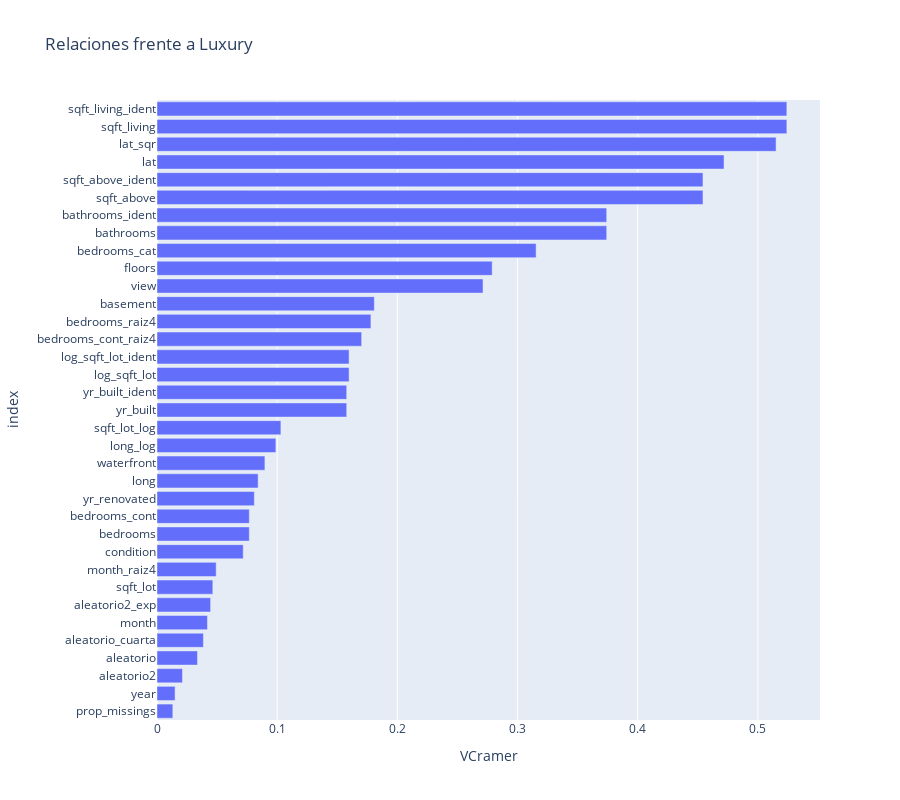

Notebook code cell kept with this figure:
### Code cell
# Generar input con transformaciones
imput_transf = imputDep.join(transf_cramer)

# Aplicar la función al input completo contra la variable objetivo
tablaCramer = pd.DataFrame(imput_transf.apply(lambda x: cramers_v(x, varObjBin)), columns=['VCramer'])

# Obtener el gráfico de importancia de las variables frente a la objetivo continua según vcramer
import plotly.express as px
fig = px.bar(tablaCramer, x=tablaCramer.VCramer, title='Relaciones frente a Luxury')

# Ajustar la altura de la imagen
fig.update_yaxes(categoryorder="total ascending")
fig.update_layout(height=800)  # Cambia el valor de 800 a la altura deseada

# Mostrar el gráfico
fig.show()

### Figure 1 — Plotly figure (JSON) as saved in the notebook; plotly's stock layout.template omitted (floating-point values rounded to 4 significant figures)
{"data": [{"alignmentgroup": "True", "hovertemplate": "VCramer=%{x}<br>index=%{y}<extra></extra>", "legendgroup": "", "marker": {"color": "#636efa", "pattern": {"shape": ""}}, "name": "", "offsetgroup": "", "orientation": "h", "showlegend": false, "textposition": "auto", "type": "bar", "x": [0.04199, 0.0768, 0.3742, 0.5241, 0.04644, 0.4543, 0.1578, 0.4718, 0.08416, 0.0768, 0.1598, 0.01317, 0.01504, 0.2789, 0.0898, 0.2713, 0.07174, 0.1809, 0.081, 0.3155, 0.03369, 0.02118, 0.04925, 0.178, 0.3742, 0.5241, 0.1031, 0.4543, 0.1578, 0.5151, 0.09893, 0.1703, 0.1598, 0.0386, 0.0446], "xaxis": "x", "y": ["month", "bedrooms", "bathrooms", "sqft_living", "sqft_lot", "sqft_above", "yr_built", "lat", "long", "bedrooms_cont", "log_sqft_lot", "prop_missings", "year", "floors", "waterfront", "view", "condition", "basement", "yr_renovated", "bedrooms_cat", "aleatorio", "aleatorio2", "month_raiz4", "bedrooms_raiz4", "bathrooms_ident", "sqft_living_ident", "sqft_lot_log", "sqft_above_ident", "yr_built_ident", "lat_sqr", "long_log", "bedrooms_cont_raiz4", "log_sqft_lot_ident", "aleatorio_cuarta", "aleatorio2_exp"], "yaxis": "y"}], "layout": {"barmode": "relative", "height": 800, "legend": {"tracegroupgap": 0}, "title": {"text": "Relaciones frente a Luxury"}, "xaxis": {"anchor": "y", "domain": [0, 1], "title": {"text": "VCramer"}}, "yaxis": {"anchor": "x", "categoryorder": "total ascending", "domain": [0, 1], "title": {"text": "index"}}}}
